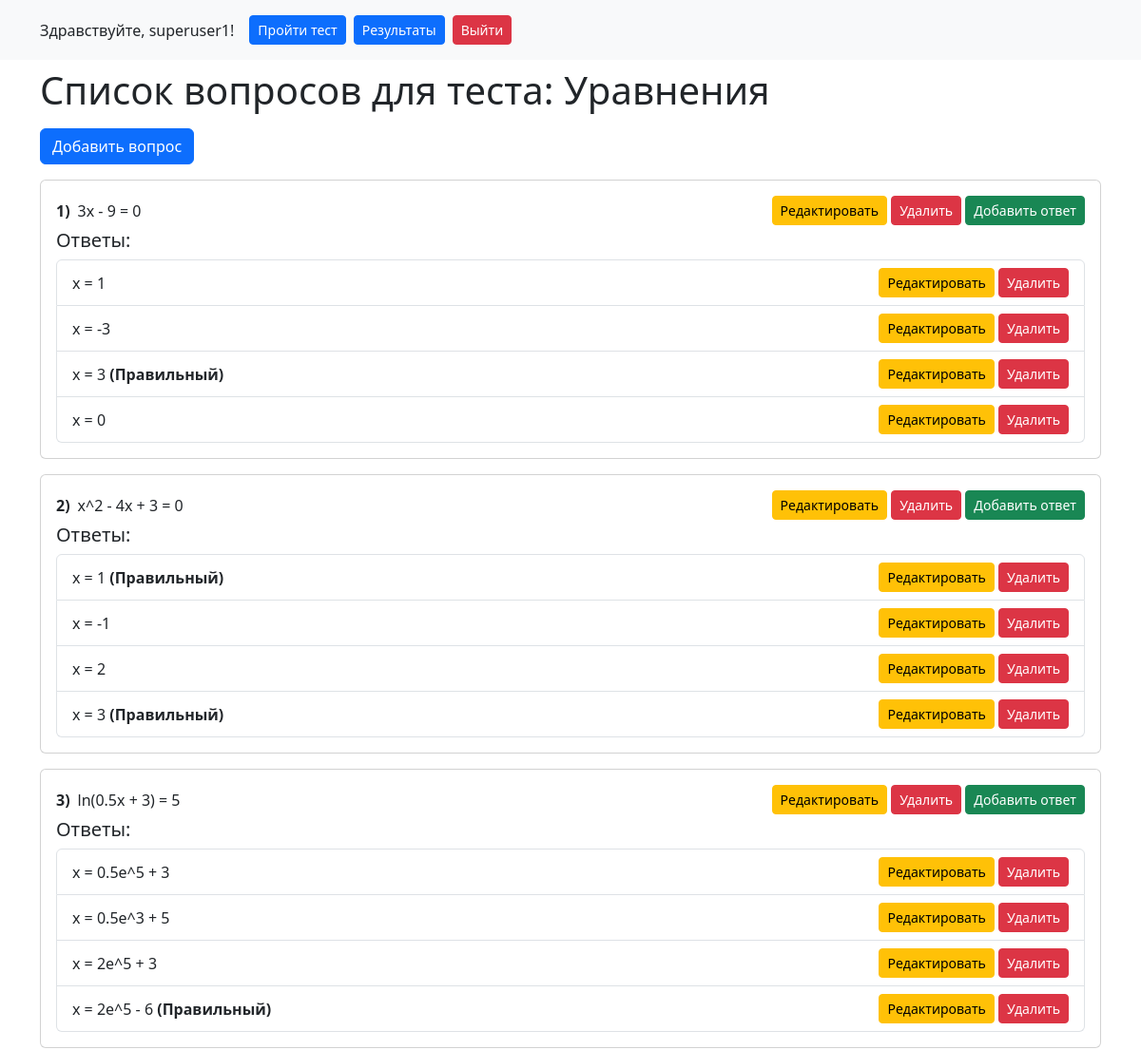
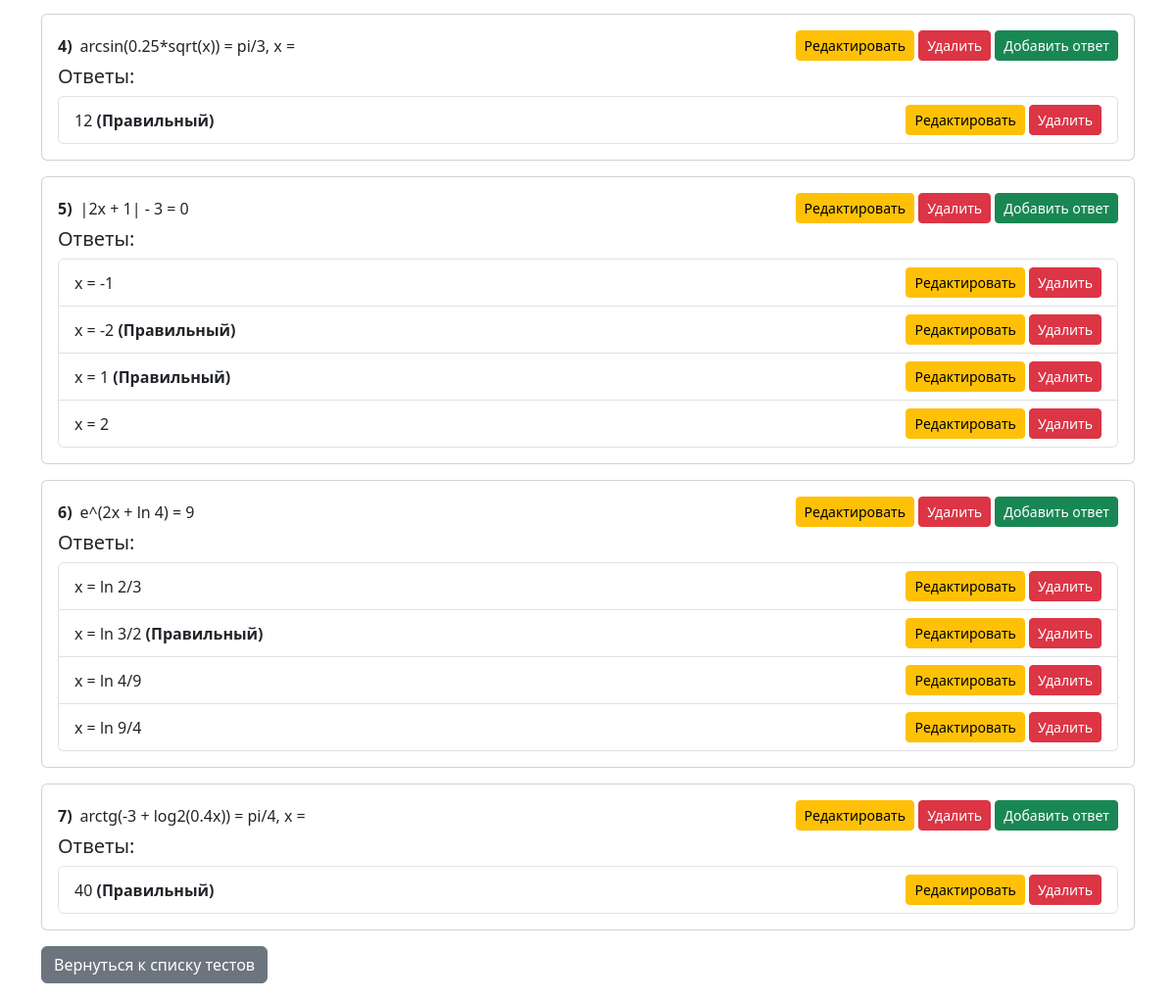
/test/1/questions/ (signed in), run on the app's committed database (2 pictures, top to bottom).
### quiz/models.py (models this page shows, shortened)
class Test(models.Model):
    subject = models.ForeignKey(Subject, on_delete=models.CASCADE)
    name = models.CharField(max_length=200)
    pass_score = models.IntegerField(default=100)  # Проходной балл
    start_time = models.DateTimeField()  # Начало теста
    end_time = models.DateTimeField()  # Окончание теста
    duration = models.IntegerField()  # Длительность теста в минутах
    access_key = models.CharField(max_length=50, unique=True)  # Ключ доступа
    created_by = models.ForeignKey(User, on_delete=models.CASCADE, related_name='tests', null=True, blank=True)  # Разрешаем NULL значения

class Question(models.Model):
    TYPE_CHOICES = [
        (1, 'Single Choice'),
        (2, 'Multiple Choice'),
        (3, 'Text Response')
    ]
    test = models.ForeignKey(Test, related_name='questions', on_delete=models.CASCADE)
    text = models.TextField()
    score = models.IntegerField(default=10)  # Балл за вопрос
    type = models.IntegerField(choices=TYPE_CHOICES)

class Answer(models.Model):
    question = models.ForeignKey(Question, related_name='answers', on_delete=models.CASCADE)
    text = models.CharField(max_length=200)
    is_correct = models.BooleanField(default=False)

### quiz/views.py (the view)
# urls.py: path('test/<int:test_id>/questions/', QuestionListView.as_view(), name='question_list'),
class QuestionListView(UserPassesTestMixin, views.View):
    template_name = 'quiz/question_list.html'
    def test_func(self):
        return self.request.user.is_staff and self.request.user.groups.filter(name='Администраторы').exists()
    def get(self, request, test_id):
        test = get_object_or_404(Test, id=test_id, created_by=request.user)
        questions = Question.objects.filter(test=test).prefetch_related('answers')
        return render(request, self.template_name, {'test': test, 'questions': questions})

### quiz/templates/quiz/question_list.html (shortened to what this page needs)
<!DOCTYPE html>
<html lang="ru">
<head>
    <link href="https://cdn.jsdelivr.net/npm/bootstrap@5.3.0/dist/css/bootstrap.min.css" rel="stylesheet">
</head>
<body>
    <header class="bg-light p-3 mb-2">
        <div class="container">
            <div class="d-flex justify-content-between align-items-center">
                <div class="d-flex align-items-center">
                    {% if user.is_authenticated %}
                    <span class="me-3">Здравствуйте, {{ user.username }}!</span>
                    <a href="{% url 'home' %}" class="btn btn-primary btn-sm me-2">Пройти тест</a>
                    <a href="{% url 'user_results' %}" class="btn btn-primary btn-sm me-2">Результаты</a>
                    <form method="post" action="{% url 'log_out' %}">
                        <button type="submit" class="btn btn-danger btn-sm">Выйти</button>
                    </form>
                    {% else %}
                    <a href="{% url 'log_in' %}" class="btn btn-primary btn-sm">Войти</a>
                    {% endif %}
                </div>
            </div>
        </div>
    </header>
    <div class="container">
        <h1 class="mb-3">Список вопросов для теста: {{ test.name }}</h1>
        <button class="btn btn-primary mb-3" data-bs-toggle="modal" data-bs-target="#createModal">Добавить вопрос</button>
        <div class="question-list">
            {% for question in questions %}
            <div class="question-item mb-3">
                <div class="card">
                    <div class="card-body">
                        <div class="d-flex align-items-center">
                            <span class="question-number me-2">
                                <strong>{{ forloop.counter }})</strong>
                            </span>
                            <span class="question-text" data-id="{{ question.id }}">
                                {{ question.text }}
                            </span>
                            <div class="ms-auto">
                                <button class="btn btn-warning btn-sm edit-btn"
                                        data-bs-toggle="modal"
                                        data-bs-target="#editModal"
                                        data-id="{{ question.id }}">
                                    Редактировать
                                </button>
                                <button class="btn btn-danger btn-sm delete-btn" data-id="{{ question.id }}">Удалить</button>
                                <button class="btn btn-success btn-sm add-answer-btn"
                                        data-bs-toggle="modal"
                                        data-bs-target="#addAnswerModal"
                                        data-id="{{ question.id }}">
                                    Добавить ответ
                                </button>
                            </div>
                        </div>
                        <div class="mt-1">
                            <h5>Ответы:</h5>
                            <ul class="list-group" id="answers-list-{{ question.id }}">
                                {% for answer in question.answers.all %}
                                <li class="list-group-item d-flex justify-content-between align-items-center" data-id="{{ answer.id }}">
                                    <div>
                                        <span class="answer-text">{{ answer.text }}</span>
                                        {% if answer.is_correct %}<strong>(Правильный)</strong>{% endif %}
                                    </div>
                                    <div class="ms-auto">
                                        <button class="btn btn-warning btn-sm edit-answer-btn"
                                                data-bs-toggle="modal"
                                                data-bs-target="#editAnswerModal"
                                                data-id="{{ answer.id }}"
                                                data-question-id="{{ question.id }}">
                                            Редактировать
                                        </button>
                                        <button class="btn btn-danger btn-sm delete-answer-btn" data-id="{{ answer.id }}">Удалить</button>
                                    </div>
                                </li>
                                {% endfor %}
                            </ul>
                        </div>
                    </div>
                </div>
            </div>
            {% endfor %}
            <a href="{% url 'test_list' %}" class="btn btn-secondary mb-3">Вернуться к списку тестов</a>
        </div>
    </div>
</body>
</html>

### data on the page
Test: name "Уравнения"
Question: text "3x - 9 = 0"
Answer: text "x = 1"
Answer: text "x = -3"
Answer: text "x = 3", is_correct "(Правильный)"
Answer: text "x = 0"
Question: text "x^2 - 4x + 3 = 0"
Answer: text "x = 1", is_correct "(Правильный)"
Answer: text "x = -1"
Answer: text "x = 2"
Answer: text "x = 3", is_correct "(Правильный)"
Question: text "ln(0.5x + 3) = 5"
Answer: text "x = 0.5e^5 + 3"
Answer: text "x = 0.5e^3 + 5"
Answer: text "x = 2e^5 + 3"
Answer: text "x = 2e^5 - 6", is_correct "(Правильный)"
Question: text "arcsin(0.25*sqrt(x)) = pi/3, x ="
Answer: text "12", is_correct "(Правильный)"
Question: text "|2x + 1| - 3 = 0"
Answer: text "x = -1"
Answer: text "x = -2", is_correct "(Правильный)"
Answer: text "x = 1", is_correct "(Правильный)"
Answer: text "x = 2"
Question: text "e^(2x + ln 4) = 9"
Answer: text "x = ln 2/3"
Answer: text "x = ln 3/2", is_correct "(Правильный)"
Answer: text "x = ln 4/9"
Answer: text "x = ln 9/4"
Question: text "arctg(-3 + log2(0.4x)) = pi/4, x ="
Answer: text "40", is_correct "(Правильный)"

### other printed values
{{ user.username }} "superuser1"
